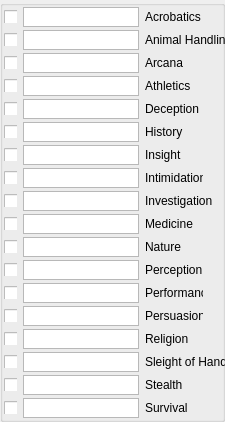
   <widget class="QGroupBox" name="grpSkills">
    <property name="geometry">
     <rect>
      <x>100</x>
      <y>360</y>
      <width>225</width>
      <height>422</height>
     </rect>
    </property>
    <property name="title">
     <string/>
    </property>
    <widget class="QCheckBox" name="chkSkillAcro">
     <property name="geometry">
      <rect>
       <x>4</x>
       <y>10</y>
       <width>13</width>
       <height>13</height>
      </rect>
     </property>
     <property name="text">
      <string/>
     </property>
    </widget>
    <widget class="QPlainTextEdit" name="txtSkillDec">
     <property name="geometry">
      <rect>
       <x>23</x>
       <y>99</y>
       <width>116</width>
       <height>20</height>
      </rect>
     </property>
     <property name="verticalScrollBarPolicy">
      <enum>Qt::ScrollBarAlwaysOff</enum>
     </property>
     <property name="horizontalScrollBarPolicy">
      <enum>Qt::ScrollBarAlwaysOff</enum>
     </property>
    </widget>
    <widget class="QLabel" name="label_37">
     <property name="geometry">
      <rect>
       <x>145</x>
       <y>53</y>
       <width>58</width>
       <height>20</height>
      </rect>
     </property>
     <property name="text">
      <string>Arcana</string>
     </property>
    </widget>
    <widget class="QPlainTextEdit" name="txtSkillAcro">
     <property name="geometry">
      <rect>
       <x>23</x>
       <y>7</y>
       <width>116</width>
       <height>20</height>
      </rect>
     </property>
     <property name="verticalScrollBarPolicy">
      <enum>Qt::ScrollBarAlwaysOff</enum>
     </property>
     <property name="horizontalScrollBarPolicy">
      <enum>Qt::ScrollBarAlwaysOff</enum>
     </property>
    </widget>
    <widget class="QCheckBox" name="chkSkillAnim">
     <property name="geometry">
      <rect>
       <x>4</x>
       <y>33</y>
       <width>13</width>
       <height>13</height>
      </rect>
     </property>
     <property name="text">
      <string/>
     </property>
    </widget>
    <widget class="QPlainTextEdit" name="txtSkillArc">
     <property name="geometry">
      <rect>
       <x>23</x>
       <y>53</y>
       <width>116</width>
       <height>20</height>
      </rect>
     </property>
     <property name="verticalScrollBarPolicy">
      <enum>Qt::ScrollBarAlwaysOff</enum>
     </property>
     <property name="horizontalScrollBarPolicy">
      <enum>Qt::ScrollBarAlwaysOff</enum>
     </property>
    </widget>
    <widget class="QCheckBox" name="chkSkillArc">
     <property name="geometry">
      <rect>
       <x>4</x>
       <y>56</y>
       <width>13</width>
       <height>13</height>
      </rect>
     </property>
     <property name="text">
      <string/>
     </property>
    </widget>
    <widget class="QLabel" name="label_41">
     <property name="geometry">
      <rect>
       <x>145</x>
       <y>122</y>
       <width>58</width>
       <height>19</height>
      </rect>
     </property>
     <property name="text">
      <string>History</string>
     </property>
    </widget>
    <widget class="QCheckBox" name="chkSkillAth">
     <property name="geometry">
      <rect>
       <x>4</x>
       <y>79</y>
       <width>13</width>
       <height>13</height>
      </rect>
     </property>
     <property name="text">
      <string/>
     </property>
    </widget>
    <widget class="QCheckBox" name="chkSkillHist">
     <property name="geometry">
      <rect>
       <x>4</x>
       <y>125</y>
       <width>13</width>
       <height>13</height>
      </rect>
     </property>
     <property name="text">
      <string/>
     </property>
    </widget>
    <widget class="QLabel" name="label_40">
     <property name="geometry">
      <rect>
       <x>145</x>
       <y>30</y>
       <width>81</width>
       <height>20</height>
      </rect>
     </property>
     <property name="text">
      <string>Animal Handling</string>
     </property>
    </widget>
    <widget class="QPlainTextEdit" name="txtSkillAth">
     <property name="geometry">
      <rect>
       <x>23</x>
       <y>76</y>
       <width>116</width>
       <height>20</height>
      </rect>
     </property>
     <property name="verticalScrollBarPolicy">
      <enum>Qt::ScrollBarAlwaysOff</enum>
     </property>
     <property name="horizontalScrollBarPolicy">
      <enum>Qt::ScrollBarAlwaysOff</enum>
     </property>
    </widget>
    <widget class="QCheckBox" name="chkSkillDec">
     <property name="geometry">
      <rect>
       <x>4</x>
       <y>102</y>
       <width>13</width>
       <height>13</height>
      </rect>
     </property>
     <property name="text">
      <string/>
     </property>
    </widget>
    <widget class="QLabel" name="label_36">
     <property name="geometry">
      <rect>
       <x>145</x>
       <y>76</y>
       <width>58</width>
       <height>20</height>
      </rect>
     </property>
     <property name="text">
      <string>Athletics</string>
     </property>
    </widget>
    <widget class="QPlainTextEdit" name="txtSkillHist">
     <property name="geometry">
      <rect>
       <x>23</x>
       <y>122</y>
       <width>116</width>
       <height>20</height>
      </rect>
     </property>
     <property name="verticalScrollBarPolicy">
      <enum>Qt::ScrollBarAlwaysOff</enum>
     </property>
     <property name="horizontalScrollBarPolicy">
      <enum>Qt::ScrollBarAlwaysOff</enum>
     </property>
    </widget>
    <widget class="QLabel" name="label_38">
     <property name="geometry">
      <rect>
       <x>145</x>
       <y>99</y>
       <width>58</width>
       <height>20</height>
      </rect>
     </property>
     <property name="text">
      <string>Deception</string>
     </property>
    </widget>
    <widget class="QLabel" name="label_39">
     <property name="geometry">
      <rect>
       <x>145</x>
       <y>7</y>
       <width>58</width>
       <height>20</height>
      </rect>
     </property>
     <property name="text">
      <string>Acrobatics</string>
     </property>
    </widget>
    <widget class="QPlainTextEdit" name="txtSkillAnim">
     <property name="geometry">
      <rect>
       <x>23</x>
       <y>30</y>
       <width>116</width>
       <height>20</height>
      </rect>
     </property>
     <property name="verticalScrollBarPolicy">
      <enum>Qt::ScrollBarAlwaysOff</enum>
     </property>
     <property name="horizontalScrollBarPolicy">
      <enum>Qt::ScrollBarAlwaysOff</enum>
     </property>
    </widget>
    <widget class="QCheckBox" name="chkSkillIns">
     <property name="geometry">
      <rect>
       <x>4</x>
       <y>148</y>
       <width>13</width>
       <height>13</height>
      </rect>
     </property>
     <property name="text">
      <string/>
     </property>
    </widget>
    <widget class="QPlainTextEdit" name="txtSkillInv">
     <property name="geometry">
      <rect>
       <x>23</x>
       <y>191</y>
       <width>116</width>
       <height>20</height>
      </rect>
     </property>
     <property name="verticalScrollBarPolicy">
      <enum>Qt::ScrollBarAlwaysOff</enum>
     </property>
     <property name="horizontalScrollBarPolicy">
      <enum>Qt::ScrollBarAlwaysOff</enum>
     </property>
    </widget>
    <widget class="QLabel" name="label_44">
     <property name="geometry">
      <rect>
       <x>145</x>
       <y>237</y>
       <width>58</width>
       <height>20</height>
      </rect>
     </property>
     <property name="text">
      <string>Nature</string>
     </property>
    </widget>
    <widget class="QLabel" name="label_43">
     <property name="geometry">
      <rect>
       <x>145</x>
       <y>191</y>
       <width>71</width>
       <height>20</height>
      </rect>
     </property>
     <property name="text">
      <string>Investigation</string>
     </property>
    </widget>
    <widget class="QPlainTextEdit" name="txtSkillNat">
     <property name="geometry">
      <rect>
       <x>23</x>
       <y>237</y>
       <width>116</width>
       <height>20</height>
      </rect>
     </property>
     <property name="verticalScrollBarPolicy">
      <enum>Qt::ScrollBarAlwaysOff</enum>
     </property>
     <property name="horizontalScrollBarPolicy">
      <enum>Qt::ScrollBarAlwaysOff</enum>
     </property>
    </widget>
    <widget class="QCheckBox" name="chkSkillMed">
     <property name="geometry">
      <rect>
       <x>4</x>
       <y>217</y>
       <width>13</width>
       <height>13</height>
      </rect>
     </property>
     <property name="text">
      <string/>
     </property>
    </widget>
    <widget class="QLabel" name="label_42">
     <property name="geometry">
      <rect>
       <x>145</x>
       <y>214</y>
       <width>58</width>
       <height>20</height>
      </rect>
     </property>
     <property name="text">
      <string>Medicine</string>
     </property>
    </widget>
    <widget class="QPlainTextEdit" name="txtSkillPerc">
     <property name="geometry">
      <rect>
       <x>23</x>
       <y>260</y>
       <width>116</width>
       <height>20</height>
      </rect>
     </property>
     <property name="verticalScrollBarPolicy">
      <enum>Qt::ScrollBarAlwaysOff</enum>
     </property>
     <property name="horizontalScrollBarPolicy">
      <enum>Qt::ScrollBarAlwaysOff</enum>
     </property>
    </widget>
    <widget class="QCheckBox" name="chkSkillInti">
     <property name="geometry">
      <rect>
       <x>4</x>
       <y>171</y>
       <width>13</width>
       <height>13</height>
      </rect>
     </property>
     <property name="text">
      <string/>
     </property>
    </widget>
    <widget class="QCheckBox" name="chkSkillNat">
     <property name="geometry">
      <rect>
       <x>4</x>
       <y>240</y>
       <width>13</width>
       <height>13</height>
      </rect>
     </property>
     <property name="text">
      <string/>
     </property>
    </widget>
    <widget class="QCheckBox" name="chkSkillPerc">
     <property name="geometry">
      <rect>
       <x>4</x>
       <y>263</y>
       <width>13</width>
       <height>13</height>
      </rect>
     </property>
     <property name="text">
      <string/>
     </property>
    </widget>
    <widget class="QLabel" name="label_45">
     <property name="geometry">
      <rect>
       <x>145</x>
       <y>145</y>
       <width>58</width>
       <height>20</height>
      </rect>
     </property>
     <property name="text">
      <string>Insight</string>
     </property>
    </widget>
    <widget class="QLabel" name="label_46">
     <property name="geometry">
      <rect>
       <x>145</x>
       <y>168</y>
       <width>58</width>
       <height>20</height>
      </rect>
     </property>
     <property name="text">
      <string>Intimidation</string>
     </property>
    </widget>
    <widget class="QPlainTextEdit" name="txtSkillInt">
     <property name="geometry">
      <rect>
       <x>23</x>
       <y>168</y>
       <width>116</width>
       <height>20</height>
      </rect>
     </property>
     <property name="verticalScrollBarPolicy">
      <enum>Qt::ScrollBarAlwaysOff</enum>
     </property>
     <property name="horizontalScrollBarPolicy">
      <enum>Qt::ScrollBarAlwaysOff</enum>
     </property>
    </widget>
    <widget class="QLabel" name="label_47">
     <property name="geometry">
      <rect>
       <x>145</x>
       <y>260</y>
       <width>58</width>
       <height>19</height>
      </rect>
     </property>
     <property name="text">
      <string>Perception</string>
     </property>
    </widget>
    <widget class="QPlainTextEdit" name="txtSkillMed">
     <property name="geometry">
      <rect>
       <x>23</x>
       <y>214</y>
       <width>116</width>
       <height>20</height>
      </rect>
     </property>
     <property name="verticalScrollBarPolicy">
      <enum>Qt::ScrollBarAlwaysOff</enum>
     </property>
     <property name="horizontalScrollBarPolicy">
      <enum>Qt::ScrollBarAlwaysOff</enum>
     </property>
    </widget>
    <widget class="QCheckBox" name="chkSkillInv">
     <property name="geometry">
      <rect>
       <x>4</x>
       <y>194</y>
       <width>13</width>
       <height>13</height>
      </rect>
     </property>
     <property name="text">
      <string/>
     </property>
    </widget>
    <widget class="QPlainTextEdit" name="txtSkillIns">
     <property name="geometry">
      <rect>
       <x>23</x>
       <y>145</y>
       <width>116</width>
       <height>20</height>
      </rect>
     </property>
     <property name="verticalScrollBarPolicy">
      <enum>Qt::ScrollBarAlwaysOff</enum>
     </property>
     <property name="horizontalScrollBarPolicy">
      <enum>Qt::ScrollBarAlwaysOff</enum>
     </property>
    </widget>
    <widget class="QPlainTextEdit" name="txtSkillPerf">
     <property name="geometry">
      <rect>
       <x>23</x>
       <y>283</y>
       <width>116</width>
       <height>20</height>
      </rect>
     </property>
     <property name="verticalScrollBarPolicy">
      <enum>Qt::ScrollBarAlwaysOff</enum>
     </property>
     <property name="horizontalScrollBarPolicy">
      <enum>Qt::ScrollBarAlwaysOff</enum>
     </property>
    </widget>
    <widget class="QLabel" name="label_51">
     <property name="geometry">
      <rect>
       <x>145</x>
       <y>283</y>
       <width>58</width>
       <height>20</height>
      </rect>
     </property>
     <property name="text">
      <string>Performance</string>
     </property>
    </widget>
    <widget class="QPlainTextEdit" name="txtSkillStealth">
     <property name="geometry">
      <rect>
       <x>23</x>
       <y>375</y>
       <width>116</width>
       <height>20</height>
      </rect>
     </property>
     <property name="verticalScrollBarPolicy">
      <enum>Qt::ScrollBarAlwaysOff</enum>
     </property>
     <property name="horizontalScrollBarPolicy">
      <enum>Qt::ScrollBarAlwaysOff</enum>
     </property>
    </widget>
    <widget class="QCheckBox" name="chkSkillRel">
     <property name="geometry">
      <rect>
       <x>4</x>
       <y>332</y>
       <width>13</width>
       <height>13</height>
      </rect>
     </property>
     <property name="text">
      <string/>
     </property>
    </widget>
    <widget class="QLabel" name="label_52">
     <property name="geometry">
      <rect>
       <x>145</x>
       <y>306</y>
       <width>58</width>
       <height>20</height>
      </rect>
     </property>
     <property name="text">
      <string>Persuasion</string>
     </property>
    </widget>
    <widget class="QPlainTextEdit" name="txtSkillSoh">
     <property name="geometry">
      <rect>
       <x>23</x>
       <y>352</y>
       <width>116</width>
       <height>20</height>
      </rect>
     </property>
     <property name="verticalScrollBarPolicy">
      <enum>Qt::ScrollBarAlwaysOff</enum>
     </property>
     <property name="horizontalScrollBarPolicy">
      <enum>Qt::ScrollBarAlwaysOff</enum>
     </property>
    </widget>
    <widget class="QCheckBox" name="chkSkillSte">
     <property name="geometry">
      <rect>
       <x>4</x>
       <y>378</y>
       <width>13</width>
       <height>13</height>
      </rect>
     </property>
     <property name="text">
      <string/>
     </property>
    </widget>
    <widget class="QLabel" name="label_48">
     <property name="geometry">
      <rect>
       <x>145</x>
       <y>375</y>
       <width>58</width>
       <height>20</height>
      </rect>
     </property>
     <property name="text">
      <string>Stealth</string>
     </property>
    </widget>
    <widget class="QCheckBox" name="chkSkillSurv">
     <property name="geometry">
      <rect>
       <x>4</x>
       <y>401</y>
       <width>13</width>
       <height>13</height>
      </rect>
     </property>
     <property name="text">
      <string/>
     </property>
    </widget>
    <widget class="QCheckBox" name="chkSkillPers">
     <property name="geometry">
      <rect>
       <x>4</x>
       <y>309</y>
       <width>13</width>
       <height>13</height>
      </rect>
     </property>
     <property name="text">
      <string/>
     </property>
    </widget>
    <widget class="QLabel" name="label_49">
     <property name="geometry">
      <rect>
       <x>145</x>
       <y>329</y>
       <width>71</width>
       <height>20</height>
      </rect>
     </property>
     <property name="text">
      <string>Religion</string>
     </property>
    </widget>
    <widget class="QPlainTextEdit" name="txtSkillSurv">
     <property name="geometry">
      <rect>
       <x>23</x>
       <y>398</y>
       <width>116</width>
       <height>20</height>
      </rect>
     </property>
     <property name="verticalScrollBarPolicy">
      <enum>Qt::ScrollBarAlwaysOff</enum>
     </property>
     <property name="horizontalScrollBarPolicy">
      <enum>Qt::ScrollBarAlwaysOff</enum>
     </property>
    </widget>
    <widget class="QCheckBox" name="chkSkillSoh">
     <property name="geometry">
      <rect>
       <x>4</x>
       <y>355</y>
       <width>13</width>
       <height>13</height>
      </rect>
     </property>
     <property name="text">
      <string/>
     </property>
    </widget>
    <widget class="QPlainTextEdit" name="txtSkillRel">
     <property name="geometry">
      <rect>
       <x>23</x>
       <y>329</y>
       <width>116</width>
       <height>20</height>
      </rect>
     </property>
     <property name="verticalScrollBarPolicy">
      <enum>Qt::ScrollBarAlwaysOff</enum>
     </property>
     <property name="horizontalScrollBarPolicy">
      <enum>Qt::ScrollBarAlwaysOff</enum>
     </property>
    </widget>
    <widget class="QLabel" name="label_53">
     <property name="geometry">
      <rect>
       <x>145</x>
       <y>398</y>
       <width>58</width>
       <height>19</height>
      </rect>
     </property>
     <property name="text">
      <string>Survival</string>
     </property>
    </widget>
    <widget class="QCheckBox" name="chkSkillPerf">
     <property name="geometry">
      <rect>
       <x>4</x>
       <y>286</y>
       <width>13</width>
       <height>13</height>
      </rect>
     </property>
     <property name="text">
      <string/>
     </property>
    </widget>
    <widget class="QPlainTextEdit" name="txtSkillPers">
     <property name="geometry">
      <rect>
       <x>23</x>
       <y>306</y>
       <width>116</width>
       <height>20</height>
      </rect>
     </property>
     <property name="verticalScrollBarPolicy">
      <enum>Qt::ScrollBarAlwaysOff</enum>
     </property>
     <property name="horizontalScrollBarPolicy">
      <enum>Qt::ScrollBarAlwaysOff</enum>
     </property>
    </widget>
    <widget class="QLabel" name="label_50">
     <property name="geometry">
      <rect>
       <x>145</x>
       <y>352</y>
       <width>81</width>
       <height>20</height>
      </rect>
     </property>
     <property name="text">
      <string>Sleight of Hand</string>
     </property>
    </widget>
   </widget>
